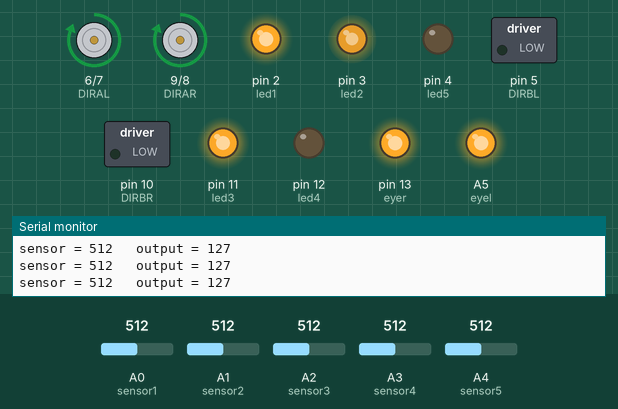
Recording of a sketch running on a simulated Arduino Uno, built with avr-gcc and run on an emulated ATmega328P. Shown: direction and speed pins drawn as motors (green arrow = direction pin HIGH = forward, orange = LOW = backward, longer = more drive), switched loads named in the sketch (green lamp = pin HIGH), output pins drawn as LEDs (lit = HIGH), the last lines printed to the serial monitor. The inputs (shaded band) are chosen by the test bench; at power-on: A3 (sensor4) = 512, A2 (sensor3) = 512, A1 (sensor2) = 512, A4 (sensor5) = 512, A0 (sensor1) = 512.

Above: at 1.2 s.
1.3 s: A3 (sensor4) set to 527
At 2.1 s:
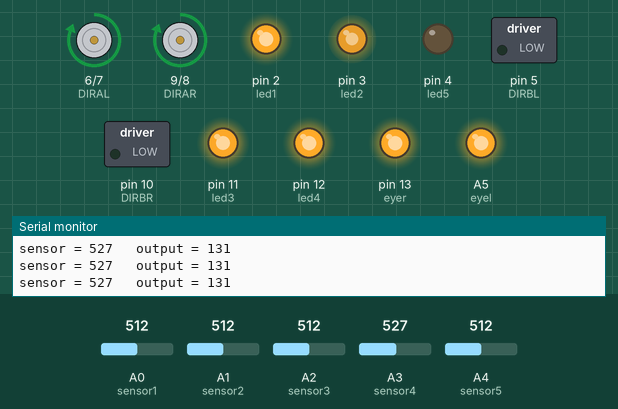
2.8 s: A2 (sensor3) set to 306
At 3.9 s:
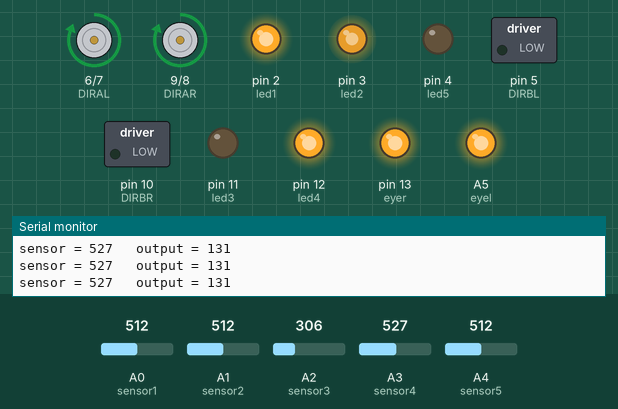
4.3 s: A1 (sensor2) set to 716
At 5.5 s:
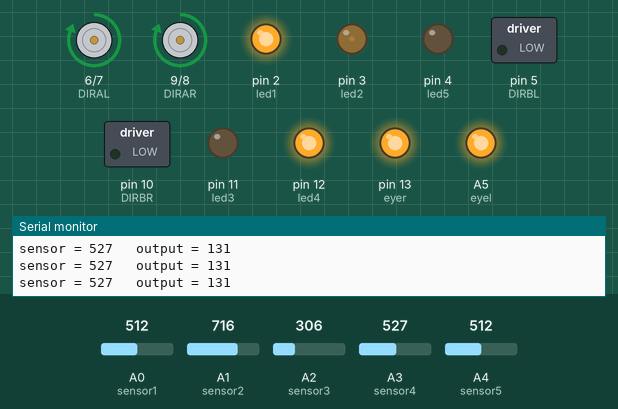
5.8 s: A4 (sensor5) set to 523
At 7.0 s:
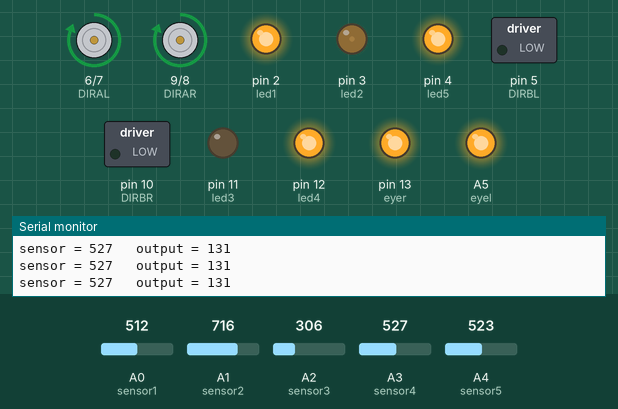
7.3 s: A0 (sensor1) set to 275
8.8 s: A0 (sensor1) set to 246
At 9.5 s:
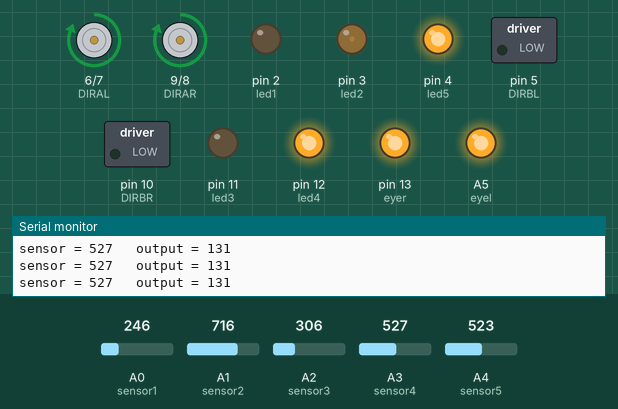
Timing chart, 0 to 11.3 s (numbered marks = the images above; inputs shaded):
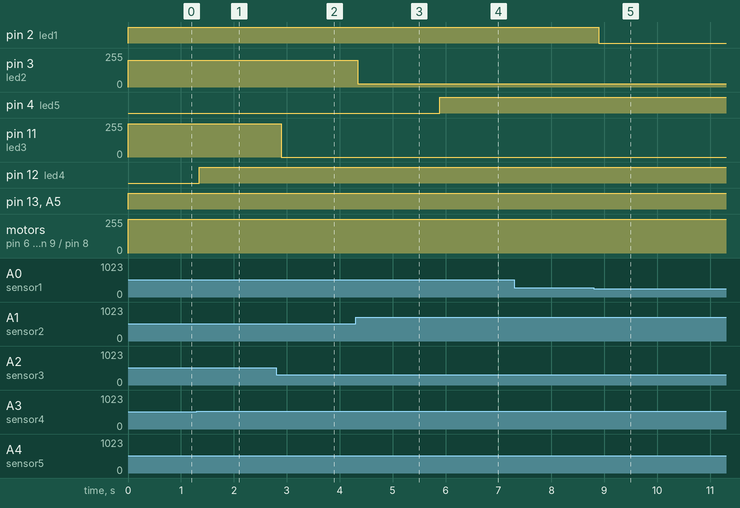

Measured:
- the behaviour switches between 513 and 514 on A3 (sensor4) (found by bisection; images 0 and 1)
- the behaviour switches between 513 and 514 on A4 (sensor5) (found by bisection; images 3 and 4)
- the behaviour switches between 262 and 261 on A0 (sensor1) (found by bisection; images 4 and 5)
- after the input at 1.3 s, pin 12 (led4): LOW → HIGH at once
- after the input at 2.8 s, pin 11 (led3): 250/255 → 0/255 after 0.10 s
- after the input at 4.3 s, pin 3 (led2): 200/255 → 23/255 at once
- after the input at 5.8 s, pin 4 (led5): LOW → HIGH after 0.09 s
- after the input at 8.8 s, pin 2 (led1): HIGH → LOW after 0.09 s

The sketch:

MasterRobotCode.ino
```cpp
///change the potentiometers, and values depending on the sensor to adjust sensitivity

// These constants won't change. They're used to give names to the pins used:
const int sensor1 = A0;  // Analog input pin that the potentiometer is attached to
const int led1 = 2; //Digital output pin that the LED is attached to
const int sensor2 = A1;
const int led2 = 3;
const int sensor3 = A2;
const int led3 = 11;
const int sensor4 = A3;
const int led4 = 12;
const int sensor5 = A4;
const int led5 = 4;

//antenna

const int eyer = 13;
const int eyel = A5;


int s1val = 0;        // value read from the pot
int s1 = 0;   // 100
int s2val = 0;
int s2 = 0; // 100
int s3val = 0;
int s3 = 0;  // 100
int s4val = 0;
int s4 = 0;  //100
int s5val = 0;
int s5 = 0;  //100


//wait


//Motors Pins
 int ENABLER = 8;
  int DIRAR = 9; //PWM
  int DIRBR = 10; //PWM

  int ENABLEL = 7;
  int DIRAL = 6; //PWM
  int DIRBL = 5; //PWM


int speed = 210;


//Extra
void setup() {
  // initialize serial communications at 9600 bps:
  Serial.begin(9600);

  //initialize motorpins

  pinMode(ENABLEL,OUTPUT);
  pinMode(DIRAL,OUTPUT);
  pinMode(DIRBL,OUTPUT);
  pinMode(ENABLER,OUTPUT);
  pinMode(DIRAR,OUTPUT);
  pinMode(DIRBR,OUTPUT);


pinMode(eyer, OUTPUT);
pinMode(eyel, OUTPUT);
}


/*
analogWrite(DIRAR, 255); ON
analogWrite(DIRAL, 180); ON
analogWrite(DIRBR, 0); OFF
analogWrite(DIRBL, 0); OFF
*/

void loop() {

//for timing empty
  unsigned long current = millis();
unsigned long interval = 500;
unsigned long prevtime = 0;


  // read the analog in value: SENSOR 1 - OUTERMOST
   s1val = analogRead(sensor1);
  // map it to the range of the analog out:
  s1 = map(s1val, 0, 1023, 0, 500);
  // change the analog out value:
  if(s1 >= 100){
  analogWrite(led1, (s1));
  }
  else( analogWrite(led1,LOW));

//SENSOR 2

 s2val = analogRead(sensor2);
  // map it to the range of the analog out:
  s2 = map(s2val, 0, 1023, 0, 400);
  // change the analog out value:
  if(s2 >= 100){
  analogWrite(led2, (s2));
  }
  else( analogWrite(led2,LOW));

 //SENSOR 3

 s3val = analogRead(sensor3);
  // map it to the range of the analog out:
  s3 = map(s3val, 0, 1023, 0, 500);
  // change the analog out value:
   if(s3 >= 150){
  analogWrite(led3, (s3));
  }
  else( analogWrite(led3,LOW));

 //SENSOR 4

  s4val = analogRead(sensor4);
  // map it to the range of the analog out:
  s4 = map(s4val, 0, 1023, 0, 255);
  // change the analog out value:
if(s4 >= 100){
  analogWrite(led4, (s4));
  }
  else( analogWrite(led4,LOW));

  //SENSOR 5

   s5val = analogRead(sensor5);
  // map it to the range of the analog out:
  s5 = map(s5val, 0, 1023, 0, 255);
  // change the analog out value:
if(s5 >= 100){
  analogWrite(led5, (s5));
  }
  else( analogWrite(led5,LOW));

  // print the results to the Serial Monitor:
  Serial.print("sensor = ");
  Serial.print(s4val);
  Serial.print("\t output = ");
  Serial.println(s4);
  // wait 2 milliseconds before the next loop for the analog-to-digital
  // converter to settle after the last reading:
  delay(2);


//Motor code. Whole bunch of if statements.

//Go straight ahead
if( (s3 > 150) || (s3 > 100 && s4 > 100) || (s2 > 100 && s3 > 100) || (s1 > 100 && s2 > 100 && s3 > 100 && s4 > 100 && s5 > 100 )){
 digitalWrite(ENABLEL,HIGH);
 digitalWrite(ENABLER,HIGH);
 analogWrite(DIRAL, speed);
 analogWrite(DIRAR, speed);
 analogWrite(DIRBL, 0);
 analogWrite(DIRBR, 0);


digitalWrite(eyel, HIGH);
digitalWrite(eyer, HIGH);
 delay(100);


}
//Go right curve
else if((s3 > 60 && s4 > 60 && s5 > 60) || ( s4 > 60 && s5 > 60) || s4 >60 || s5 > 60 || (s3 > 60 && s4 > 60 && s5 > 60 && s2 > 60 )|| (s3 > 60 && s4 >60))  {
  digitalWrite(ENABLEL,HIGH);
  digitalWrite(ENABLER,LOW);
  analogWrite(DIRAL, speed);
  analogWrite(DIRAR, speed);
   analogWrite(DIRBL, 0);
 analogWrite(DIRBR, 0);


digitalWrite(eyel, LOW);
digitalWrite(eyer, HIGH);
  delay(200);


}

//Go left curve
else if((s3 > 60 && s2 > 100 && s1 > 60) || ( s2 > 250 && s1 > 60 ) || s1> 100|| (s2>100) || (s3 > 60 && s2 > 250 && s1 > 60 && s4 > 60) ){ //Curve to Left
 digitalWrite(ENABLEL, LOW);
 digitalWrite(ENABLER,HIGH);
 analogWrite(DIRAL, speed);
 analogWrite(DIRAR, speed);
  analogWrite(DIRBL, 0);
 analogWrite(DIRBR, 0);


digitalWrite(eyel, HIGH);
digitalWrite(eyer, LOW);
  delay(200);

}

//if s5 and s1 sense but nothing else

//Empty backwards
else if(( s1 < 100 && s2 < 100 && s3 < 150 && s4 < 100 && s5 < 100)){
 digitalWrite(ENABLEL,HIGH);
 digitalWrite(ENABLER,HIGH);
  analogWrite(DIRAL, 0);
 analogWrite(DIRAR, 0);
analogWrite(DIRBL, speed);
 analogWrite(DIRBR, speed);


delay(100);


}


}
```
